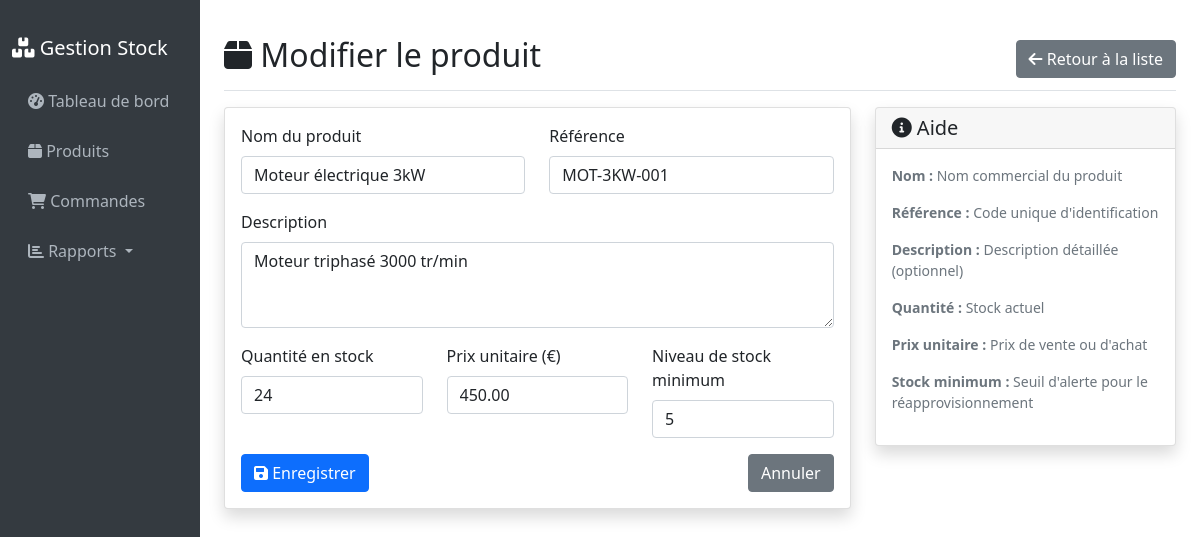
The app's page /products/3/edit/ with its own data.
### inventory/models.py (models this page shows, shortened)
class Product(models.Model):
    name = models.CharField(max_length=255, verbose_name="Nom du produit")
    reference = models.CharField(max_length=100, unique=True, verbose_name="Référence")
    description = models.TextField(blank=True, verbose_name="Description")
    quantity = models.PositiveIntegerField(default=0, verbose_name="Quantité en stock")
    price = models.DecimalField(
        max_digits=10,
        decimal_places=2,
        validators=[MinValueValidator(Decimal('0.01'))],
        verbose_name="Prix unitaire"
    )
    min_stock_level = models.PositiveIntegerField(default=10, verbose_name="Niveau de stock minimum")
    created_at = models.DateTimeField(auto_now_add=True)
    updated_at = models.DateTimeField(auto_now=True)
    class Meta:
        verbose_name = "Produit"
        verbose_name_plural = "Produits"
        ordering = ['name']

### inventory/views.py (the view)
# urls.py: path('products/<int:pk>/edit/', views.product_update, name='product_update'),
def product_update(request, pk):
    product = get_object_or_404(Product, pk=pk)
    if request.method == 'POST':
        form = ProductForm(request.POST, instance=product)
        if form.is_valid():
            form.save()
            messages.success(request, f'Produit "{product.name}" modifié avec succès.')
            return redirect('product_detail', pk=product.pk)
    else:
        form = ProductForm(instance=product)
    return render(request, 'inventory/product_form.html', {'form': form, 'title': 'Modifier le produit'})

### inventory/forms.py
class ProductForm(forms.ModelForm):
    class Meta:
        model = Product
        fields = ['name', 'reference', 'description', 'quantity', 'price', 'min_stock_level']
        widgets = {
            'name': forms.TextInput(attrs={'class': 'form-control'}),
            'reference': forms.TextInput(attrs={'class': 'form-control'}),
            'description': forms.Textarea(attrs={'class': 'form-control', 'rows': 3}),
            'quantity': forms.NumberInput(attrs={'class': 'form-control'}),
            'price': forms.NumberInput(attrs={'class': 'form-control', 'step': '0.01'}),
            'min_stock_level': forms.NumberInput(attrs={'class': 'form-control'}),
        }

### inventory/templates/inventory/product_form.html (shortened to what this page needs)
{% extends 'inventory/base.html' %}
{% block content %}
<div class="d-flex justify-content-between flex-wrap flex-md-nowrap align-items-center pt-3 pb-2 mb-3 border-bottom">
    <h1 class="h2"><i class="fas fa-box"></i> {{ title }}</h1>
    <div class="btn-toolbar mb-2 mb-md-0">
        <a href="{% url 'product_list' %}" class="btn btn-secondary">
            <i class="fas fa-arrow-left"></i> Retour à la liste
        </a>
    </div>
</div>
<div class="row">
    <div class="col-md-8">
        <div class="card shadow">
            <div class="card-body">
                <form method="post">
                    <div class="row">
                        <div class="col-md-6 mb-3">
                            <label for="{{ form.name.id_for_label }}" class="form-label">{{ form.name.label }}</label>
                            {{ form.name }}
                        </div>
                        <div class="col-md-6 mb-3">
                            <label for="{{ form.reference.id_for_label }}" class="form-label">{{ form.reference.label }}</label>
                            {{ form.reference }}
                        </div>
                    </div>
                    <div class="mb-3">
                        <label for="{{ form.description.id_for_label }}" class="form-label">{{ form.description.label }}</label>
                        {{ form.description }}
                    </div>
                    <div class="row">
                        <div class="col-md-4 mb-3">
                            <label for="{{ form.quantity.id_for_label }}" class="form-label">{{ form.quantity.label }}</label>
                            {{ form.quantity }}
                        </div>
                        <div class="col-md-4 mb-3">
                            <label for="{{ form.price.id_for_label }}" class="form-label">{{ form.price.label }} (€)</label>
                            {{ form.price }}
                        </div>
                        <div class="col-md-4 mb-3">
                            <label for="{{ form.min_stock_level.id_for_label }}" class="form-label">{{ form.min_stock_level.label }}</label>
                            {{ form.min_stock_level }}
                        </div>
                    </div>
                    <div class="d-flex justify-content-between">
                        <button type="submit" class="btn btn-primary">
                            <i class="fas fa-save"></i> Enregistrer
                        </button>
                        <a href="{% url 'product_list' %}" class="btn btn-secondary">Annuler</a>
                    </div>
                </form>
            </div>
        </div>
    </div>
    <div class="col-md-4">
        <div class="card shadow">
            <div class="card-header">
                <h5 class="card-title mb-0"><i class="fas fa-info-circle"></i> Aide</h5>
            </div>
            <div class="card-body">
                <small class="text-muted">
                    <p><strong>Nom :</strong> Nom commercial du produit</p>
                    <p><strong>Référence :</strong> Code unique d'identification</p>
                    <p><strong>Description :</strong> Description détaillée (optionnel)</p>
                    <p><strong>Quantité :</strong> Stock actuel</p>
                    <p><strong>Prix unitaire :</strong> Prix de vente ou d'achat</p>
                    <p><strong>Stock minimum :</strong> Seuil d'alerte pour le réapprovisionnement</p>
                </small>
            </div>
        </div>
    </div>
</div>
{% endblock %}

### records on screen
Product: name "Moteur électrique 3kW", reference "MOT-3KW-001", description "Moteur triphasé 3000 tr/min", quantity "24", price "450.00", min_stock_level "5"

### other values on screen
{{ title }} "Modifier le produit"
